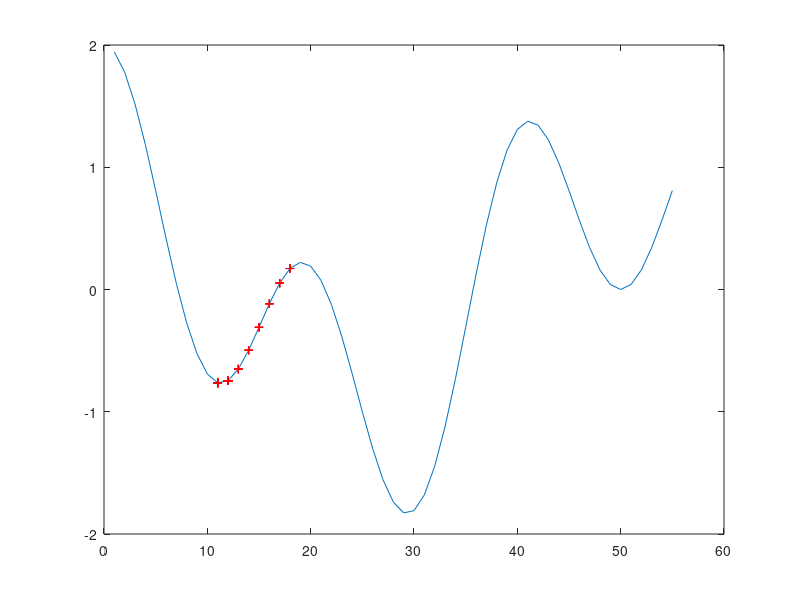

MATLAB code to generate this figure:
%GARDDESC
%  Demontration of the Backpropagation Algorithm
%Last updated: 31/03/2000
%by Isabel Milho

n=1:55;
f1=.05; f2=.02;
func=cos(2*pi*f1*n)+cos(2*pi*f2*n);
dfunc=-2*pi*f1*sin(2*pi*f1*n)-2*pi*f2*sin(2*pi*f2*n);
hold off;
plot(n,func);
hold on;

eta=1;
w=round(1+rand*54); 	% init random value between 1..55
plot(w,func(w),'g+');

for i=1 : 1000,
	w=w-eta*dfunc(round(w)),
	plot(round(w),func(round(w)),'r+');,
	pause;
end
